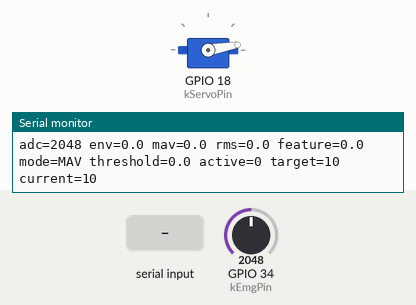
This program was run on a simulated ESP32. On the bench: servo, the last lines printed to the serial monitor. The test bench sets the inputs (shaded band); at power-on: GPIO 34 (kEmgPin) = 2048 (analog values on the 0–4095 scale).

Above: at 1.2 s.
1.3 s: "m" received over Serial
At 3.3 s:
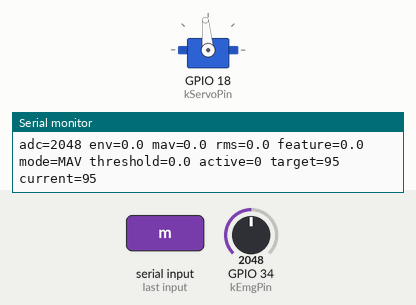
3.6 s: "r" received over Serial
At 4.05 s:
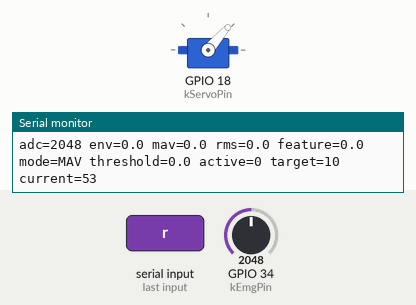
5.9 s: "M" received over Serial
At 6.06 s:
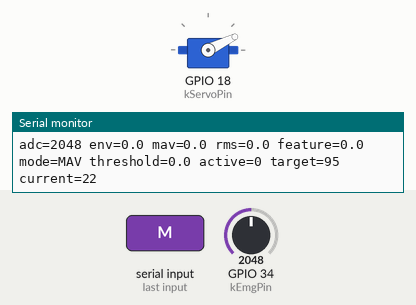
8.2 s: "R" received over Serial
At 8.35 s:
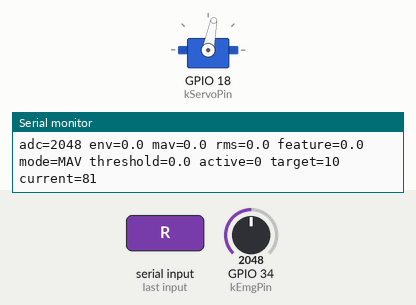
Timing chart, 0 to 11.2 s (numbered marks = the images above; inputs shaded):
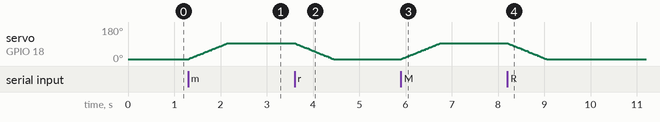

Measured:
- after the input at 1.3 s, servo on GPIO 18 (kServoPin): moves from 10° to 95° over 0.85 s, starting at once
- after the input at 3.6 s, servo on GPIO 18 (kServoPin): moves from 95° to 10° over 0.85 s, starting at once
- after the input at 5.9 s, servo on GPIO 18 (kServoPin): moves from 10° to 95° over 0.85 s, starting at once
- after the input at 8.2 s, servo on GPIO 18 (kServoPin): moves from 95° to 10° over 0.85 s, starting at once

The program:

main.cpp
```cpp
#include <Arduino.h>

#include "config.h"
#include "emg_filter.h"
#include "servo_handler.h"
#include "signal_logic.h"

namespace {
EmgFilter emgFilter;
ServoHandler servoHandler;

enum class CalibrationMode { kIdle, kRestBaseline, kContractionPeak };
CalibrationMode calibrationMode = CalibrationMode::kIdle;

bool baselineCalibrated = false;
bool peakCalibrated = false;
bool manualMode = false;
bool autoModeEnabled = false;
bool contractionActive = false;
float baselineAdc = 0.0f;
float peakAmplitude = 0.0f;
float thresholdAmplitude = 0.0f;
float latestEnvelope = 0.0f;
float latestMav = 0.0f;
float latestRms = 0.0f;
float restAccumulator = 0.0f;
uint32_t restSampleCount = 0;
uint32_t calibrationStartedAt = 0;
uint32_t lastSampleAt = 0;
uint32_t lastTelemetryAt = 0;

void printHelp() {
  Serial.println(F("Perintah: r=kalibrasi rileks, c=kalibrasi kontraksi, a=auto, o=buka, m=genggam, ?=bantuan"));
}

void startRestCalibration() {
  calibrationMode = CalibrationMode::kRestBaseline;
  baselineCalibrated = false;
  peakCalibrated = false;
  manualMode = false;
  autoModeEnabled = false;
  contractionActive = false;
  restAccumulator = 0.0f;
  restSampleCount = 0;
  peakAmplitude = 0.0f;
  emgFilter.reset();
  servoHandler.setTarget(config::kServoOpenDeg);
  calibrationStartedAt = millis();
  Serial.println(F("Kalibrasi baseline 3 detik: rilekskan otot dan diam."));
}

void startPeakCalibration() {
  if (!baselineCalibrated) {
    Serial.println(F("Baseline belum siap. Kirim 'r' saat otot rileks terlebih dahulu."));
    return;
  }
  calibrationMode = CalibrationMode::kContractionPeak;
  peakCalibrated = false;
  manualMode = false;
  autoModeEnabled = false;
  contractionActive = false;
  peakAmplitude = 0.0f;
  emgFilter.reset();
  servoHandler.setTarget(config::kServoOpenDeg);
  calibrationStartedAt = millis();
  Serial.println(F("Kalibrasi kontraksi 3 detik: kontraksikan otot kuat dan stabil."));
}

void handleSerial() {
  while (Serial.available() > 0) {
    const char command = static_cast<char>(Serial.read());
    switch (command) {
      case 'r':
      case 'R':
        startRestCalibration();
        break;
      case 'c':
      case 'C':
        startPeakCalibration();
        break;
      case 'a':
      case 'A':
        if (baselineCalibrated && peakCalibrated) {
          calibrationMode = CalibrationMode::kIdle;
          manualMode = false;
          autoModeEnabled = true;
          contractionActive = false;
          emgFilter.reset();
          latestEnvelope = 0.0f;
          Serial.println(F("Kontrol otomatis aktif."));
        } else {
          Serial.println(F("Kalibrasi baseline ('r') dan kontraksi ('c') harus berhasil sebelum mode otomatis."));
        }
        break;
      case 'o':
      case 'O':
        calibrationMode = CalibrationMode::kIdle;
        manualMode = true;
        autoModeEnabled = false;
        contractionActive = false;
        servoHandler.setTarget(config::kServoOpenDeg);
        Serial.println(F("Mode manual: buka."));
        break;
      case 'm':
      case 'M':
        calibrationMode = CalibrationMode::kIdle;
        manualMode = true;
        autoModeEnabled = false;
        contractionActive = false;
        servoHandler.setTarget(config::kServoGripDeg);
        Serial.println(F("Mode manual: sudut genggam uji."));
        break;
      case '?':
        printHelp();
        break;
      default:
        // Ignore line endings and unknown characters.
        break;
    }
  }
}

void processSample(int rawAdc, uint32_t now) {
  if (calibrationMode == CalibrationMode::kRestBaseline) {
    restAccumulator += static_cast<float>(rawAdc);
    ++restSampleCount;
    if (now - calibrationStartedAt >= config::kCalibrationDurationMs) {
      calibrationMode = CalibrationMode::kIdle;
      if (restSampleCount == 0) {
        Serial.println(F("Kalibrasi baseline gagal: tidak ada sampel."));
        return;
      }
      baselineAdc = restAccumulator / static_cast<float>(restSampleCount);
      emgFilter.setBaseline(baselineAdc);
      baselineCalibrated = true;
      Serial.print(F("Baseline tersimpan: "));
      Serial.println(baselineAdc, 1);
      Serial.println(F("Berikutnya kirim 'c' dan kontraksikan otot."));
    }
    return;
  }

  if (!baselineCalibrated) return;
  emgFilter.update(rawAdc);
  latestMav = emgFilter.mav();
  latestRms = emgFilter.rms();
  latestEnvelope = config::kUseRmsFeature ? latestRms : latestMav;

  if (calibrationMode == CalibrationMode::kContractionPeak) {
    if (latestEnvelope > peakAmplitude) peakAmplitude = latestEnvelope;
    if (now - calibrationStartedAt >= config::kCalibrationDurationMs) {
      calibrationMode = CalibrationMode::kIdle;
      if (peakAmplitude < config::kPeakAcceptanceFloorAdc) {
        peakCalibrated = false;
        Serial.println(F("Kalibrasi kontraksi terlalu kecil/tidak terbaca. Periksa sensor dan ulangi 'c'."));
        return;
      }
      thresholdAmplitude = peakAmplitude * config::kThresholdFractionOfPeak;
      if (thresholdAmplitude < config::kThresholdFloorAdc) {
        thresholdAmplitude = config::kThresholdFloorAdc;
      }
      if (thresholdAmplitude >= peakAmplitude) {
        peakCalibrated = false;
        Serial.println(F("Rentang sinyal terlalu kecil untuk threshold. Periksa sensor dan kalibrasi ulang."));
        return;
      }
      peakCalibrated = true;
      Serial.print(F("Puncak kontraksi: "));
      Serial.print(peakAmplitude, 1);
      Serial.print(F(" ADC; threshold: "));
      Serial.println(thresholdAmplitude, 1);
      Serial.println(F("Kirim 'a' untuk mengaktifkan kontrol otomatis."));
    }
    return;
  }

  if (autoModeEnabled && !manualMode && peakCalibrated) {
    const float releaseThreshold = thresholdAmplitude * config::kReleaseFractionOfThreshold;
    contractionActive = updateContractionState(
        latestEnvelope, thresholdAmplitude, releaseThreshold, contractionActive);
    const int target = contractionActive
                           ? mapSignalToServo(latestEnvelope, thresholdAmplitude,
                                              peakAmplitude, config::kServoOpenDeg,
                                              config::kServoGripDeg)
                           : config::kServoOpenDeg;
    servoHandler.setTarget(target);
  }
}
}  // namespace

void setup() {
  Serial.begin(115200);
  pinMode(config::kEmgPin, INPUT);
  analogReadResolution(12);
  servoHandler.begin(config::kServoPin, config::kServoOpenDeg);
  Serial.println();
  Serial.println(F("EMG prosthetic-hand prototype firmware; bench test only."));
  Serial.print(F("Fitur kontrol: "));
  Serial.println(config::kUseRmsFeature ? F("RMS") : F("MAV"));
  printHelp();
  Serial.println(F("Pastikan output sensor aman untuk ADC ESP32 dan servo punya catu daya terpisah."));
}

void loop() {
  handleSerial();
  const uint32_t now = millis();

  if (now - lastSampleAt >= config::kSampleIntervalMs) {
    lastSampleAt = now;
    const int rawAdc = analogRead(config::kEmgPin);
    processSample(rawAdc, now);

    if (now - lastTelemetryAt >= config::kTelemetryIntervalMs) {
      lastTelemetryAt = now;
      Serial.print(F("adc="));
      Serial.print(rawAdc);
      Serial.print(F(" env="));
      Serial.print(latestEnvelope, 1);
      Serial.print(F(" mav="));
      Serial.print(latestMav, 1);
      Serial.print(F(" rms="));
      Serial.print(latestRms, 1);
      Serial.print(F(" feature="));
      Serial.print(latestEnvelope, 1);
      Serial.print(F(" mode="));
      Serial.print(config::kUseRmsFeature ? F("RMS") : F("MAV"));
      Serial.print(F(" threshold="));
      Serial.print(thresholdAmplitude, 1);
      Serial.print(F(" active="));
      Serial.print(contractionActive ? 1 : 0);
      Serial.print(F(" target="));
      Serial.print(servoHandler.targetAngle());
      Serial.print(F(" current="));
      Serial.println(servoHandler.currentAngle());
    }
  }

  servoHandler.update();
}
```

emg_filter.h
```cpp
#pragma once

#include "config.h"

class EmgFilter {
 public:
  EmgFilter();
  void setBaseline(float baselineAdc);
  void reset();
  float update(int rawAdc);
  float mav() const;
  float rms() const;
  float baseline() const { return baselineAdc_; }

 private:
  float samples_[config::kFilterWindow];
  float sumMagnitude_;
  float sumSquares_;
  float baselineAdc_;
  std::size_t nextIndex_;
  std::size_t count_;
};
```

servo_handler.h
```cpp
#pragma once

#include <ESP32Servo.h>

class ServoHandler {
 public:
  ServoHandler();
  void begin(int pin, int initialAngle);
  void setTarget(int angle);
  void update();
  int currentAngle() const { return currentAngle_; }
  int targetAngle() const { return targetAngle_; }

 private:
  Servo servo_;
  int currentAngle_;
  int targetAngle_;
  uint32_t lastUpdateMs_;
};
```

signal_logic.h
```cpp
#pragma once

int mapSignalToServo(float signal, float threshold, float peak,
                     int openAngle, int gripAngle);
bool updateContractionState(float signal, float onsetThreshold,
                            float releaseThreshold, bool wasActive);
```

emg_filter.cpp
```cpp
#include "emg_filter.h"

#include <cmath>

EmgFilter::EmgFilter()
    : sumMagnitude_(0.0f),
      sumSquares_(0.0f),
      baselineAdc_(0.0f),
      nextIndex_(0),
      count_(0) {
  reset();
}

void EmgFilter::setBaseline(float baselineAdc) {
  baselineAdc_ = baselineAdc;
  reset();
}

void EmgFilter::reset() {
  for (std::size_t i = 0; i < config::kFilterWindow; ++i) {
    samples_[i] = 0.0f;
  }
  sumMagnitude_ = 0.0f;
  sumSquares_ = 0.0f;
  nextIndex_ = 0;
  count_ = 0;
}

float EmgFilter::update(int rawAdc) {
  // Center around the measured relaxed baseline, then rectify: |x[n]|.
  const float magnitude = std::fabs(static_cast<float>(rawAdc) - baselineAdc_);

  if (count_ == config::kFilterWindow) {
    const float outgoing = samples_[nextIndex_];
    sumMagnitude_ -= outgoing;
    sumSquares_ -= outgoing * outgoing;
  } else {
    ++count_;
  }

  samples_[nextIndex_] = magnitude;
  sumMagnitude_ += magnitude;
  sumSquares_ += magnitude * magnitude;
  nextIndex_ = (nextIndex_ + 1) % config::kFilterWindow;
  return config::kUseRmsFeature ? rms() : mav();
}

float EmgFilter::mav() const {
  return count_ == 0 ? 0.0f : sumMagnitude_ / static_cast<float>(count_);
}

float EmgFilter::rms() const {
  if (count_ == 0) return 0.0f;
  const float meanSquare = sumSquares_ / static_cast<float>(count_);
  return meanSquare > 0.0f ? std::sqrt(meanSquare) : 0.0f;
}
```

servo_handler.cpp
```cpp
#include "servo_handler.h"

#include <Arduino.h>

#include "config.h"

ServoHandler::ServoHandler()
    : currentAngle_(config::kServoOpenDeg),
      targetAngle_(config::kServoOpenDeg),
      lastUpdateMs_(0) {}

void ServoHandler::begin(int pin, int initialAngle) {
  currentAngle_ = initialAngle;
  targetAngle_ = initialAngle;
  servo_.setPeriodHertz(config::kServoFrequencyHz);
  servo_.attach(pin, config::kServoPulseMinUs, config::kServoPulseMaxUs);
  servo_.write(currentAngle_);
  lastUpdateMs_ = millis();
}

void ServoHandler::setTarget(int angle) {
  const int lower = config::kServoOpenDeg < config::kServoGripDeg
                        ? config::kServoOpenDeg
                        : config::kServoGripDeg;
  const int upper = config::kServoOpenDeg > config::kServoGripDeg
                        ? config::kServoOpenDeg
                        : config::kServoGripDeg;
  if (angle < lower) angle = lower;
  if (angle > upper) angle = upper;
  targetAngle_ = angle;
}

void ServoHandler::update() {
  if (!servo_.attached()) return;

  const uint32_t now = millis();
  if (now - lastUpdateMs_ < config::kServoUpdateIntervalMs) return;
  lastUpdateMs_ = now;

  const int difference = targetAngle_ - currentAngle_;
  if (difference == 0) return;

  const int step = difference > 0 ? config::kServoStepDegrees
                                 : -config::kServoStepDegrees;
  if (difference > 0 && difference < config::kServoStepDegrees) {
    currentAngle_ = targetAngle_;
  } else if (difference < 0 && -difference < config::kServoStepDegrees) {
    currentAngle_ = targetAngle_;
  } else {
    currentAngle_ += step;
  }
  servo_.write(currentAngle_);
}
```

signal_logic.cpp
```cpp
#include "signal_logic.h"

#include <cmath>

int mapSignalToServo(float signal, float threshold, float peak,
                     int openAngle, int gripAngle) {
  if (peak <= threshold || signal <= threshold) {
    return openAngle;
  }

  float ratio = (signal - threshold) / (peak - threshold);
  if (ratio < 0.0f) ratio = 0.0f;
  if (ratio > 1.0f) ratio = 1.0f;

  const float angle = static_cast<float>(openAngle) +
                      ratio * static_cast<float>(gripAngle - openAngle);
  return static_cast<int>(std::lround(angle));
}

bool updateContractionState(float signal, float onsetThreshold,
                            float releaseThreshold, bool wasActive) {
  if (wasActive) {
    return signal > releaseThreshold;
  }
  return signal >= onsetThreshold;
}
```

config.h
```cpp
#pragma once

#include <cstddef>
#include <cstdint>

namespace config {
// ESP32 DevKit: GPIO34 is an ADC1 input-only pin; GPIO18 drives the servo signal.
constexpr uint8_t kEmgPin = 34;
constexpr uint8_t kServoPin = 18;

constexpr uint32_t kAdcMax = 4095;
constexpr uint16_t kFilterWindow = 25;
// false keeps the existing MAV behavior; set true to control from RMS instead.
constexpr bool kUseRmsFeature = false;
constexpr uint16_t kSampleIntervalMs = 2;       // 500 Hz sampling target
constexpr uint16_t kServoUpdateIntervalMs = 20; // 50 Hz servo updates
constexpr uint8_t kServoStepDegrees = 2;
constexpr uint16_t kServoFrequencyHz = 50;
constexpr uint16_t kServoPulseMinUs = 500;
constexpr uint16_t kServoPulseMaxUs = 2400;

// Keep these conservative and tune only after bench-testing the mechanism.
constexpr int kServoOpenDeg = 10;
constexpr int kServoGripDeg = 95;

constexpr uint32_t kCalibrationDurationMs = 3000;
constexpr float kPeakAcceptanceFloorAdc = 30.0f;
constexpr float kThresholdFloorAdc = 12.0f;
constexpr float kThresholdFractionOfPeak = 0.20f;
constexpr float kReleaseFractionOfThreshold = 0.70f;
constexpr uint16_t kTelemetryIntervalMs = 100;
}  // namespace config
```
